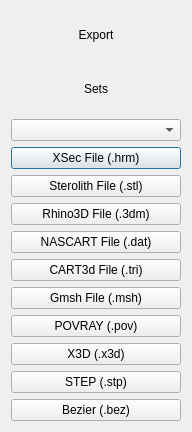
<?xml version="1.0" encoding="UTF-8"?>
<ui version="4.0">
 <class>ExportScreen</class>
 <widget class="QDialog" name="ExportScreen">
  <property name="geometry">
   <rect>
    <x>0</x>
    <y>0</y>
    <width>192</width>
    <height>432</height>
   </rect>
  </property>
  <property name="windowTitle">
   <string>Export File</string>
  </property>
  <layout class="QVBoxLayout" name="verticalLayout">
   <item>
    <widget class="QLabel" name="screenHeader">
     <property name="text">
      <string>Export</string>
     </property>
     <property name="alignment">
      <set>Qt::AlignCenter</set>
     </property>
    </widget>
   </item>
   <item>
    <widget class="QLabel" name="sectionHeader">
     <property name="text">
      <string>Sets</string>
     </property>
     <property name="alignment">
      <set>Qt::AlignCenter</set>
     </property>
    </widget>
   </item>
   <item>
    <widget class="QComboBox" name="setChoice"/>
   </item>
   <item>
    <widget class="QPushButton" name="xsecButton">
     <property name="text">
      <string>XSec File (.hrm)</string>
     </property>
    </widget>
   </item>
   <item>
    <widget class="QPushButton" name="sterolithButton">
     <property name="text">
      <string>Sterolith File (.stl)</string>
     </property>
    </widget>
   </item>
   <item>
    <widget class="QPushButton" name="rhinoButton">
     <property name="text">
      <string>Rhino3D File (.3dm)</string>
     </property>
    </widget>
   </item>
   <item>
    <widget class="QPushButton" name="nascartButton">
     <property name="text">
      <string>NASCART File (.dat)</string>
     </property>
    </widget>
   </item>
   <item>
    <widget class="QPushButton" name="cart3dButton">
     <property name="text">
      <string>CART3d File (.tri)</string>
     </property>
    </widget>
   </item>
   <item>
    <widget class="QPushButton" name="gmshButton">
     <property name="text">
      <string>Gmsh File (.msh)</string>
     </property>
    </widget>
   </item>
   <item>
    <widget class="QPushButton" name="povrayButton">
     <property name="text">
      <string>POVRAY (.pov)</string>
     </property>
    </widget>
   </item>
   <item>
    <widget class="QPushButton" name="x3dButton">
     <property name="text">
      <string>X3D (.x3d)</string>
     </property>
    </widget>
   </item>
   <item>
    <widget class="QPushButton" name="stepButton">
     <property name="text">
      <string>STEP (.stp)</string>
     </property>
    </widget>
   </item>
   <item>
    <widget class="QPushButton" name="bezButton">
     <property name="text">
      <string>Bezier (.bez)</string>
     </property>
    </widget>
   </item>
  </layout>
 </widget>
 <resources/>
 <connections/>
</ui>
